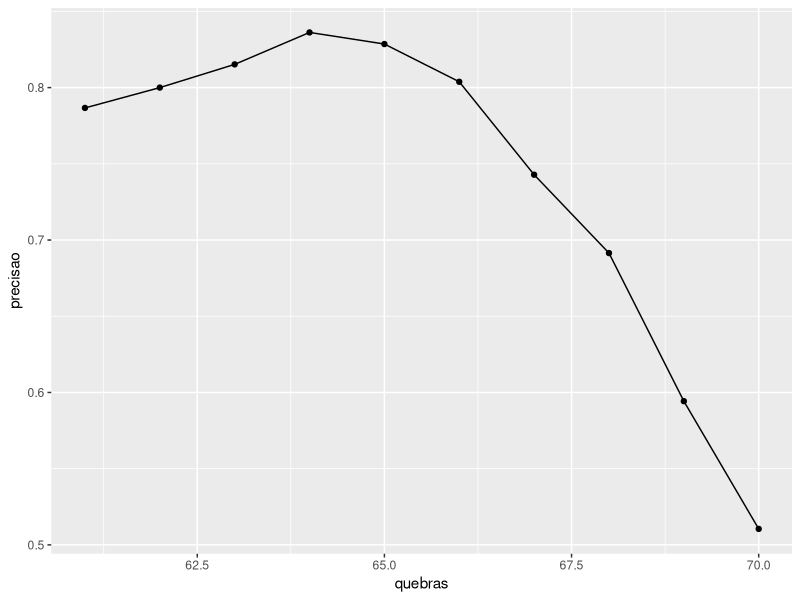
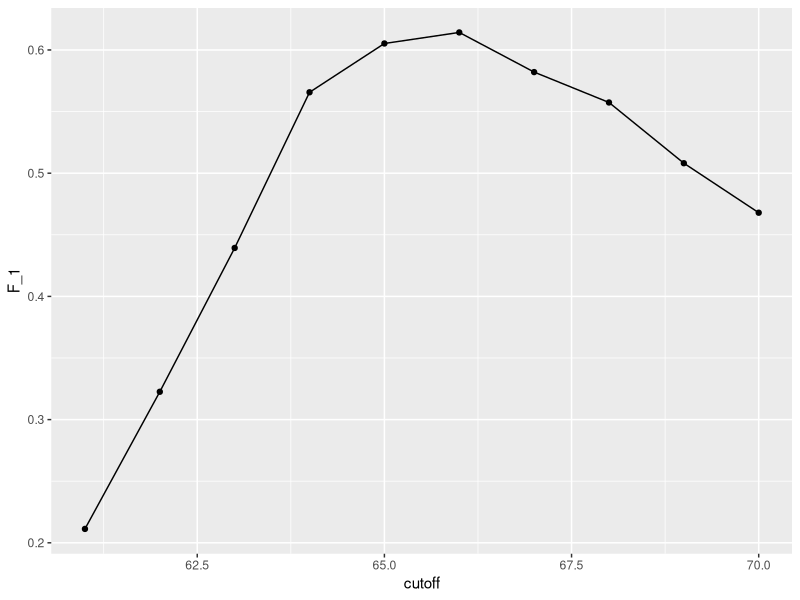
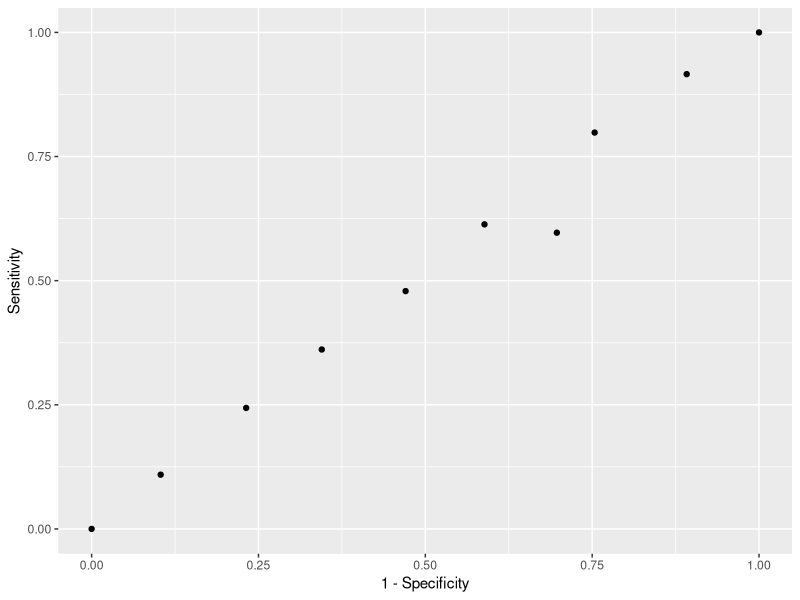
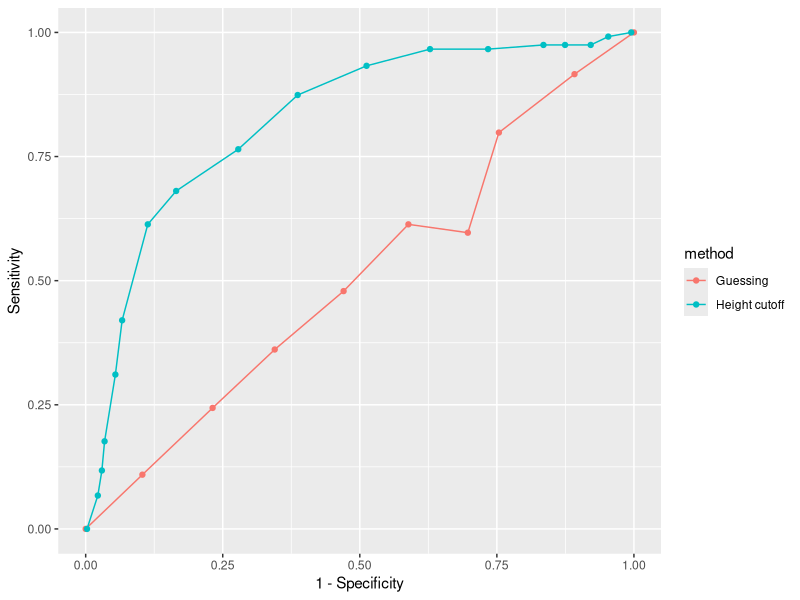
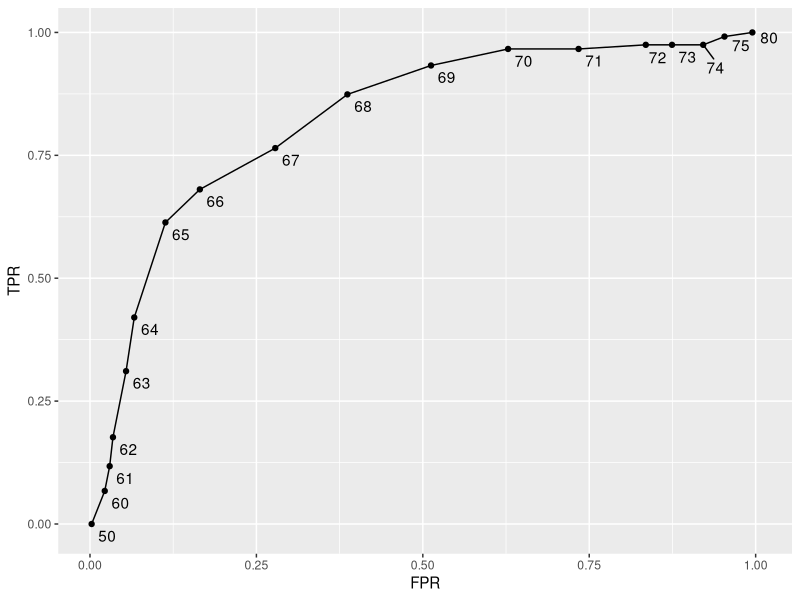
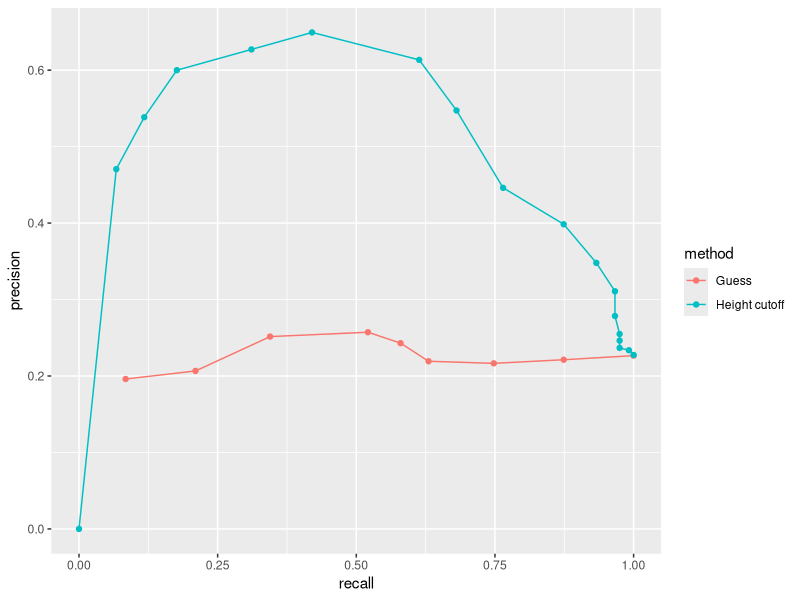

These figures' R source, in order:
## ---- chunk 1
library(caret)
library(dslabs)
library(dplyr)
library(purrr)

data(heights)
## ---- chunk 2
y <- heights$sex
x <- heights$height
## ---- chunk 3
set.seed(2,
         sample.kind = "Rounding")
limite <- createDataPartition(y, times=1, p=0.5, list=FALSE)
train_set <- heights[-limite, ]
test_set <- heights[limite, ]
## ---- chunk 4
y_hat <- sample(c('Male', 'Female'), length(limite), replace=TRUE) %>% factor(levels = levels(test_set$sex))
## ---- chunk 5
mean(y_hat == test_set$sex)
## ---- chunk 6
heights %>% group_by(sex) %>% summarize(mean(height), sd(height))
## ---- chunk 7
y_hat <- ifelse(x > 62, 'Male', 'Female') %>% factor(levels = levels(test_set$sex))
mean(y_hat == test_set$sex)
## ---- chunk 8
quebras <- seq(61, 70)
precisao <- map_dbl(quebras, function(x) {
  y_hat <- ifelse(train_set$height > x, 'Male', 'Female') %>% factor(levels = levels(train_set$sex))
  mean(y_hat == train_set$sex)
})
## ---- chunk 9
data.frame(quebras, precisao) %>%
  ggplot(aes(quebras, precisao)) +
  geom_point() +
  geom_line()
max(precisao)
## ---- chunk 10
best_cutoff <- quebras[which.max(precisao)]
best_cutoff
## ---- chunk 11
y_hat <- ifelse(test_set$height > best_cutoff, "Male", "Female") %>%
        factor(levels = levels(test_set$sex))
y_hat <- factor(y_hat)
mean(y_hat == test_set$sex)
## ---- chunk 12
table(predicted = y_hat, actual = test_set$sex)
## ---- chunk 13
test_set %>%
        mutate(y_hat = y_hat) %>%
        group_by(sex) %>%
        summarize(accuracy = mean(y_hat == sex))
## ---- chunk 14
confusionMatrix(data = y_hat, reference = test_set$sex)
## ---- chunk 15
cutoff <- seq(61, 70)
F_1 <- map_dbl(cutoff, function(x){
  y_hat <- ifelse(train_set$height > x, "Male", "Female") %>%
          factor(levels = levels(test_set$sex))
  F_meas(data = y_hat, reference = factor(train_set$sex))  # F_meas calcula o F1 score com beta=1
})
## ---- chunk 16
data.frame(cutoff, F_1) %>%
  ggplot(aes(cutoff, F_1)) +
  geom_point() +
  geom_line()
## ---- chunk 17
max(F_1)
## ---- chunk 18
best_cutoff <- cutoff[which.max(F_1)]
best_cutoff
## ---- chunk 19
y_hat <- ifelse(test_set$height > best_cutoff, "Male", "Female") %>%
        factor(levels = levels(test_set$sex))
sensitivity(data = y_hat, reference = test_set$sex)
specificity(data = y_hat, reference = test_set$sex)
## ---- chunk 20
probs <- seq(0, 1, length.out = 10)
guessing <- map_df(probs, function(p){
  y_hat <-
          sample(c("Male", "Female"), length(limite), replace = TRUE, prob=c(p, 1-p)) %>%
                  factor(levels = c("Female", "Male"))
  list(method = "Guessing",
       FPR = 1 - specificity(y_hat, test_set$sex),
       TPR = sensitivity(y_hat, test_set$sex))
})
guessing %>% qplot(FPR, TPR, data =., xlab = "1 - Specificity", ylab = "Sensitivity")

cutoffs <- c(50, seq(60, 75), 80)
height_cutoff <- map_df(cutoffs, function(x){
  y_hat <- ifelse(test_set$height > x, "Male", "Female") %>%
          factor(levels = c("Female", "Male"))
  list(method = "Height cutoff",
       FPR = 1 - specificity(y_hat, test_set$sex),
       TPR = sensitivity(y_hat, test_set$sex))
})

# plot both curves together
bind_rows(guessing, height_cutoff) %>%
        ggplot(aes(FPR, TPR, color = method)) +
        geom_line() +
        geom_point() +
        xlab("1 - Specificity") +
        ylab("Sensitivity")
## ---- chunk 21
library(ggrepel)
map_df(cutoffs, function(x){
  y_hat <- ifelse(test_set$height > x, "Male", "Female") %>%
          factor(levels = c("Female", "Male"))
  list(method = "Height cutoff",
       cutoff = x,
       FPR = 1 - specificity(y_hat, test_set$sex),
       TPR = sensitivity(y_hat, test_set$sex))
}) %>%
        ggplot(aes(FPR, TPR, label = cutoff)) +
        geom_line() +
        geom_point() +
        geom_text_repel(nudge_x = 0.01, nudge_y = -0.01)
## ---- chunk 22
guessing <- map_df(probs, function(p){
  y_hat <- sample(c("Male", "Female"), length(limite),
                  replace = TRUE, prob=c(p, 1-p)) %>%
          factor(levels = c("Female", "Male"))
  list(method = "Guess",
       recall = sensitivity(y_hat, test_set$sex),
       precision = precision(y_hat, test_set$sex))
})

height_cutoff <- map_df(cutoffs, function(x){
  y_hat <- ifelse(test_set$height > x, "Male", "Female") %>%
          factor(levels = c("Female", "Male"))
  list(method = "Height cutoff",
       recall = sensitivity(y_hat, test_set$sex),
       precision = precision(y_hat, test_set$sex))
})

bind_rows(guessing, height_cutoff) %>%
        ggplot(aes(recall, precision, color = method)) +
        geom_line() +
        geom_point()
